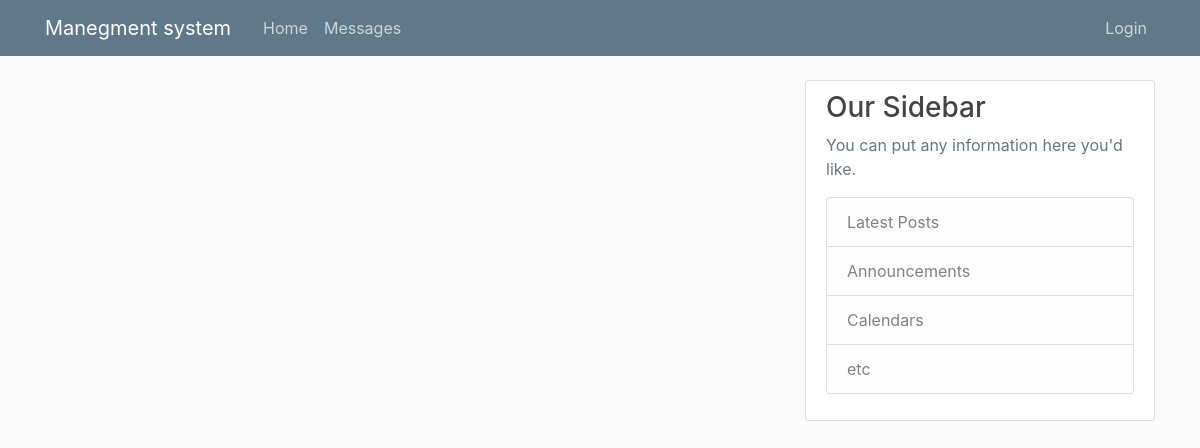
Page /Devlop/28/ on the earlier database version.
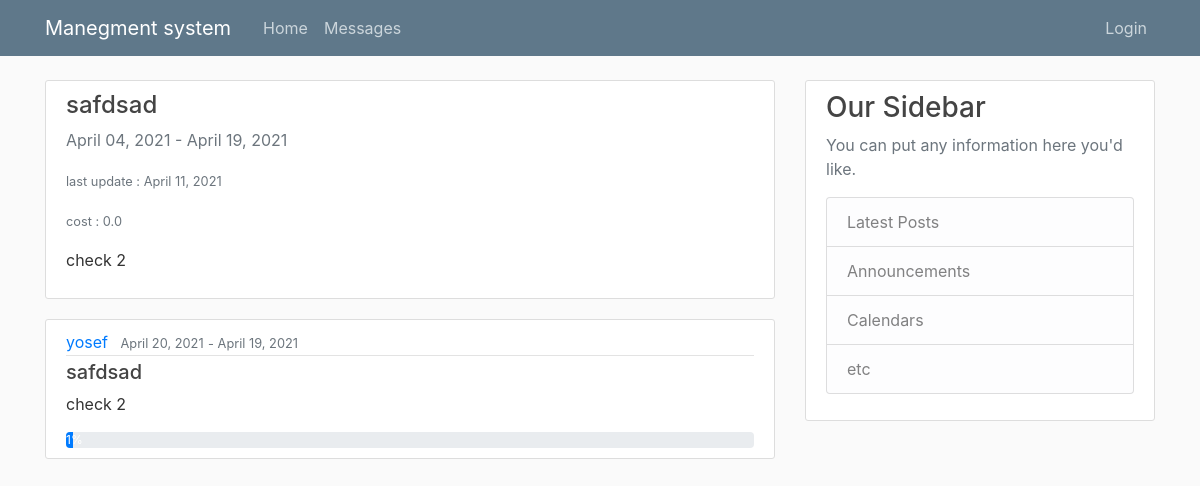
Same page on the later database version.
### work/models.py (models this page shows, shortened)
class Task(models.Model):
    startTime = models.DateField(null=False)
    endTime = models.DateField(null=False)
    inCharge = models.ForeignKey(User, on_delete=models.CASCADE)
    workDone = models.IntegerField(default=0, validators=[MaxValueValidator(100), MinValueValidator(0)])
    lastUpdate = models.DateTimeField(null=False)
    cost = models.FloatField(null=False, default=0)
    TaskName = models.CharField(max_length=300, null=False)
    Description = models.CharField(max_length=500, null=True)
    projectnum = models.ForeignKey(project, on_delete=models.CASCADE)
    inSprint = models.BooleanField(default=False)

class SubTask(models.Model):
    startTime = models.DateField(null=False)
    endTime = models.DateField(null=False)
    encharge = models.ForeignKey(User, on_delete=models.CASCADE)
    lastUpdate = models.DateTimeField(null=True)
    cost = models.FloatField(null=False, default=0)
    workDone = models.IntegerField(default=1, validators=[MaxValueValidator(100), MinValueValidator(0)])
    skillNeed = models.ForeignKey(skill, on_delete=models.CASCADE)
    TaskName = models.CharField(max_length=300, null=False)
    Description = models.CharField(max_length=500, null=True)
    TaskID = models.ForeignKey(Task, on_delete=models.CASCADE)

### pages/views.py (the view)
# urls.py: path('Devlop/<int:id>/',SubTasksPerTask_view,name='SubTasksPerTask_view'),
def SubTasksPerTask_view(request, id):
    obj = SubTask.objects.filter(TaskID=id)
    obj2 = Task.objects.filter(id=id)
    return render(request, "SubTasksPerTask.html", {'tasks': obj, 't': obj2, })

### templates/SubTasksPerTask.html
{% extends "Base.html" %}
{% block content %}
    {% for task in t %}
        <article class="media content-section">
          <div class="media-body">
            <h4><a class="article-title" href="#">{{ task.TaskName }}</a></h4>
               <a class="text-muted">{{ task.startTime|date:"F d, Y" }}</a>
                <a class="text-muted"> - </a>
              <a class="text-muted">{{ task.endTime|date:"F d, Y" }}</a>
              <p></p><small class="text-muted">last update : {{ task.lastUpdate|date:"F d, Y" }}</small></p>
               <p></p><small class="text-muted">cost : {{ task.cost}}</small></p>
            <p class="article-content">{{ task.Description }}</p>
              </div>
        </article>
    {% endfor %}
    {% for task in tasks %}
        <article class="media content-section">
          <div class="media-body">
            <div class="article-metadata">
              <a class="mr-2" href="#">{{ task.encharge }}</a>
              <small class="text-muted">{{ task.startTime|date:"F d, Y" }}</small>
                <small class="text-muted"> - </small>
              <small class="text-muted">{{ task.endTime|date:"F d, Y" }}</small>
            </div>
            <h5><a class="article-title" href="/Devlop/{{  task.TaskID.id}}/{{ task.id }}/">{{ task.TaskName }}</a></h5>
            <p class="article-content">{{ task.Description }}</p>
              <div class="progress">
            <div class="progress-bar" role="progressbar"  aria-valuemin="0" aria-valuemax="100" aria-valuenow="0" style="width: {{task.workDone}}%">{{task.workDone}}%</div>
              </div>
              </div>
        </article>
    {% endfor %}
{% endblock content %}

Differences in the rows shown:
added Task: TaskName "safdsad", startTime "April 04, 2021", endTime "April 19, 2021", lastUpdate "April 11, 2021", cost "0.0", Description "check 2"
added SubTask: encharge "yosef", startTime "April 20, 2021", endTime "April 19, 2021", TaskName "safdsad", Description "check 2", workDone "1"
